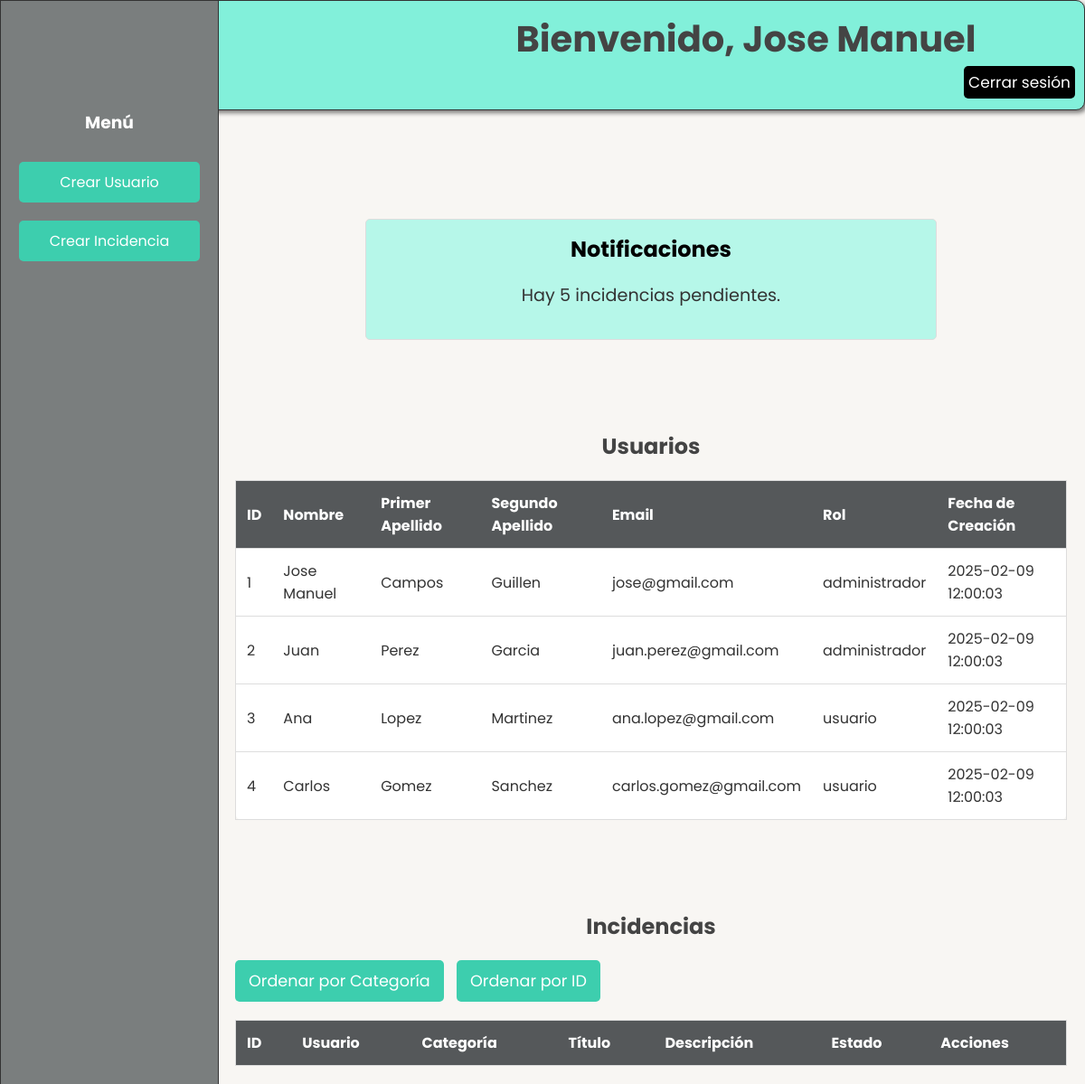
The app's page /admin_dashboard.php (signed in) with its own data.
### tables this page shows
CREATE TABLE usuarios (
  id INT UNSIGNED AUTO_INCREMENT PRIMARY KEY,
  nombre VARCHAR(50) NOT NULL,
  apellido1 VARCHAR(50) NOT NULL,
  apellido2 VARCHAR(50) NOT NULL,
  email VARCHAR(50) UNIQUE NOT NULL,
  contrasenya VARCHAR(64) NOT NULL,
  rol_tipo enum('administrador','usuario') NOT NULL,
  fecha_creacion DATETIME NOT NULL,
  fecha_modificacion DATETIME NOT NULL,
  fecha_eliminacion DATETIME NULL,
  estado INT(11) NOT NULL
);

### admin_dashboard.php (the view, shortened to what this page needs)
<?php
$c = conectar();
$usuario_id = $_SESSION['usuario_id'];
try {
    $sql = "SELECT nombre FROM usuarios WHERE id = :usuario_id";
    $stmt = $c->prepare($sql);
    $stmt->bindParam(':usuario_id', $usuario_id, PDO::PARAM_INT);
    $stmt->execute();
    $usuario = $stmt->fetch(PDO::FETCH_ASSOC);
    $nombre_usuario = $usuario ? $usuario['nombre'] : 'Usuario';
} catch (PDOException $e) {
    echo "Ha ocurrido un error" . $e->getMessage();
}
try {
    $sql = "SELECT COUNT(*) as pendientes_contador FROM incidencias WHERE estado = 'pendiente'";
    $stmt = $c->query($sql);
    $incidencias = $stmt->fetch(PDO::FETCH_ASSOC);
    $pendientes_contador = $incidencias['pendientes_contador'];
} catch (PDOException $e) {
    echo "Ha ocurrido un error" . $e->getMessage();
}
?>
<!DOCTYPE html>
<html lang="es">
<head>
    <link rel="stylesheet" href="./css/admin_style.css">
</head>
<body>
    <header>
            <div class="logo-contenedor">
                <video class="logo" autoplay loop muted>
                    <source src="./img/JMCG.mp4" type="video/mp4">
                </video>
            </div>
            <div class="cabecera">
                <h1>Bienvenido, <?php echo htmlspecialchars($nombre_usuario); ?></h1>
                <a href="logout.php" class="boton-logout">Cerrar sesión</a>
            </div>
    </header>
    <div class="lateral">
        <h3>Menú</h3>
        <a href="formulario_crear_usuario.php">Crear Usuario</a>
        <a href="formulario_crear_incidencia.php">Crear Incidencia</a>
    </div>
    <div class="contenido-principal">
        <div class="notificaciones" id="notificaciones" style="display: <?= $pendientes_contador > 0 ? 'block' : 'none' ?>;">
            <h3>Notificaciones</h3>
            <?php if ($pendientes_contador > 0): ?>
                <p>Hay <?= $pendientes_contador ?> incidencias pendientes.</p>
            <?php endif; ?>
        </div>
        <h2>Usuarios</h2>
        <table>
            <thead>
                <tr>
                    <th>ID</th>
                    <th>Nombre</th>
                    <th>Primer Apellido</th>
                    <th>Segundo Apellido</th>
                    <th>Email</th>
                    <th>Rol</th>
                    <th>Fecha de Creación</th>
                </tr>
            </thead>
            <tbody>
                <?php
                $sql = "SELECT id, nombre, apellido1, apellido2, email, rol_tipo, fecha_creacion FROM usuarios";
                $stmt = $c->query($sql);
                while ($linea = $stmt->fetch(PDO::FETCH_ASSOC)) {
                    echo "<tr>";
                    echo "<td>" . htmlspecialchars($linea['id']) . "</td>";
                    echo "<td>" . htmlspecialchars($linea['nombre']) . "</td>";
                    echo "<td>" . htmlspecialchars($linea['apellido1']) . "</td>";
                    echo "<td>" . htmlspecialchars($linea['apellido2']) . "</td>";
                    echo "<td>" . htmlspecialchars($linea['email']) . "</td>";
                    echo "<td>" . htmlspecialchars($linea['rol_tipo']) . "</td>";
                    echo "<td>" . htmlspecialchars($linea['fecha_creacion']) . "</td>";
                    echo "</tr>";
                }
                ?>
            </tbody>
        </table>
        <h2>Incidencias</h2>
        <a href="?ordenar_por=categoria" class="ordenar-categoria">Ordenar por Categoría</a>
        <a href="?ordenar_por=id" class="ordenar-id">Ordenar por ID</a>
        <table>
            <thead>
                <tr>
                    <th>ID</th>
                    <th>Usuario</th>
                    <th>Categoría</th>
                    <th>Título</th>
                    <th>Descripción</th>
                    <th>Estado</th>
                    <th>Acciones</th>
                </tr>
            </thead>
        </table>
    </div>
</body>
</html>

### css/admin_style.css (style rules this page uses)
body { font-family: 'Poppins', sans-serif; color: #333; margin: 0; padding: 0; background-color: #f7f5f1d8; background-size: 100% 100%; background-repeat: no-repeat; height: 100%; min-height: 100vh; }
h1 { color: #444; text-align: center; margin-top: 100px; margin: 0; font-size: 40px; }
h2 { color: #444; text-align: center; margin-top: 100px; }
h3 { color: #ffffff; text-align: center; margin-top: 100px; }
header { height: 100px; display: flex; align-items: center; background-color: #82f0da; border: 1px solid #333; border-radius: 10px; box-shadow: 3px 3px 5px rgba(0, 0, 0, 0.5); margin-left: 220px; padding: 10px; }
.cabecera { width: 100%; }
.logo { width: 200px; height: 100px; object-fit: cover; position: relative; margin-left: 30px; }
.boton-logout { text-decoration: none; color: #fff; background-color: #000000 ; padding: 5px; border-radius: 5px; font-size: 17px; float: right; }
.lateral { position: fixed; top: 0; left: 0; height: 100%; width: 200px; background-color: #7a7e7e; color: #fff; display: flex; flex-direction: column; padding: 20px; border: 1px solid #333; }
.lateral a { text-decoration: none; color: #fff; background-color: #3dceae; padding: 10px; margin: 10px 0; border-radius: 5px; text-align: center; font-size: 1rem; }
.contenido-principal { margin-left: 230px; padding: 20px; padding-left: 30px; padding-right: 20px; box-sizing: border-box; }
#notificaciones { background-color: #b6f7e9; border: 1px solid #ddd; padding: 15px; border-radius: 5px; margin-top: 100px; max-width: 600px; margin-left: auto; margin-right: auto; text-align: center; }
#notificaciones h3 { color: #000000; margin: 0 0 10px 0; font-size: 1.5rem; }
#notificaciones p { color: #333; font-size: 1.2rem; }
table { width: 100%; max-width: 100%; border-collapse: collapse; background-color: #ffffff; border: 1px solid #ddd; border-radius: 8px; }
table th, table td { text-align: left; padding: 12px; border-bottom: 1px solid #ddd; }
table th { background-color: #55585a; color: #ffffff; }
.ordenar-categoria, .ordenar-id { display: inline-block; background-color: #3dceae; color: #fff; padding: 10px 15px; margin-bottom: 20px; margin-right: 10px; text-decoration: none; font-size: 1.1em; border-radius: 5px; transition: background-color 0.3s ease, transform 0.2s ease; border: none; }

### records on screen
usuarios: nombre "Jose Manuel", id "1", apellido1 "Campos", apellido2 "Guillen", email "jose@gmail.com", rol_tipo "administrador", fecha_creacion "2025-02-09 12:00:03"
usuarios: id "2", nombre "Juan", apellido1 "Perez", apellido2 "Garcia", email "juan.perez@gmail.com", rol_tipo "administrador", fecha_creacion "2025-02-09 12:00:03"
usuarios: id "3", nombre "Ana", apellido1 "Lopez", apellido2 "Martinez", email "ana.lopez@gmail.com", rol_tipo "usuario", fecha_creacion "2025-02-09 12:00:03"
usuarios: id "4", nombre "Carlos", apellido1 "Gomez", apellido2 "Sanchez", email "carlos.gomez@gmail.com", rol_tipo "usuario", fecha_creacion "2025-02-09 12:00:03"

### other values on screen
$pendientes_contador "5"
